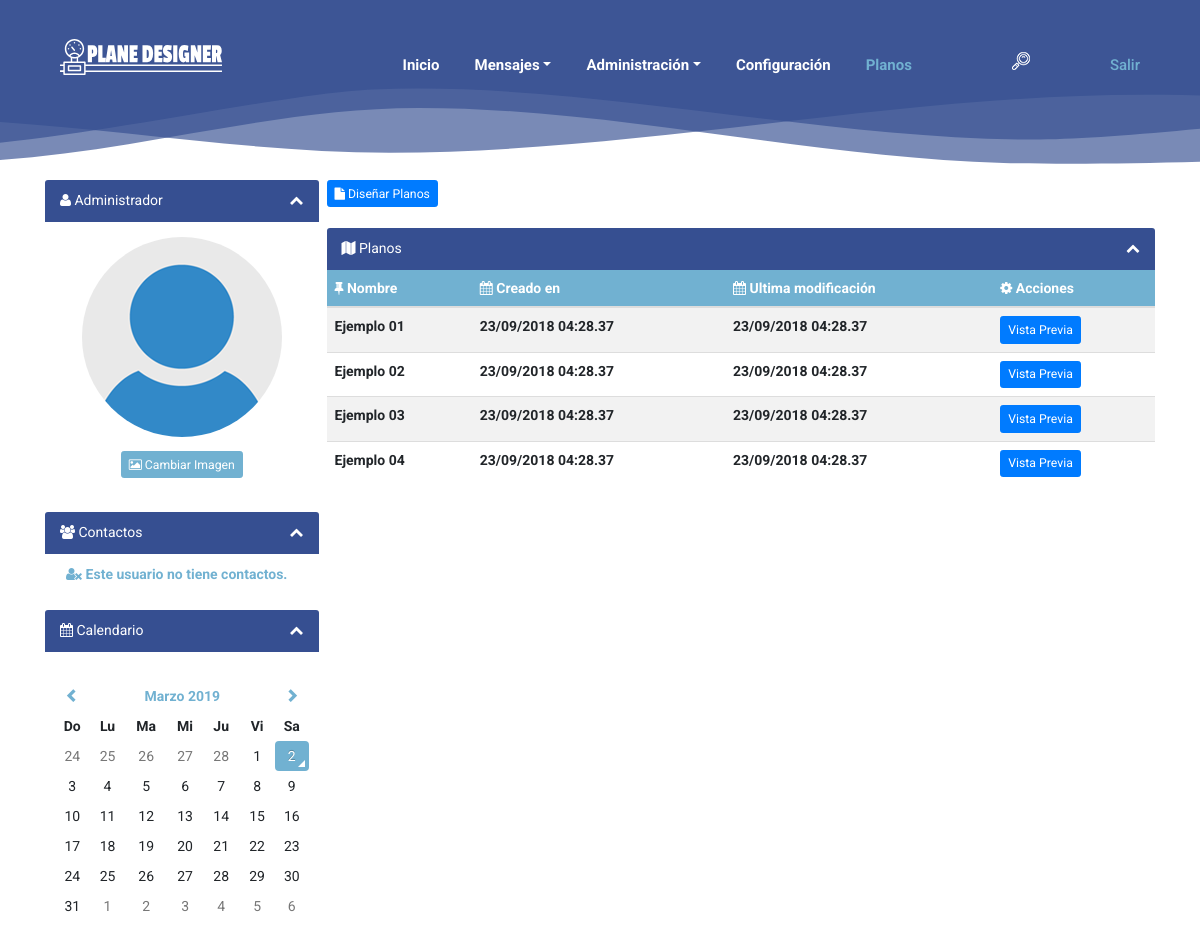
Screenshot of /php/sau-planos.php (signed in) with the database file from the repository.
### tables this page shows
CREATE TABLE IF NOT EXISTS `usuarios` (
  `idusuario` int(11) NOT NULL,
  `nombre` varchar(250) DEFAULT NULL,
  `apellido` varchar(250) DEFAULT NULL,
  `profile` varchar(250) DEFAULT NULL,
  `email` varchar(100) DEFAULT NULL,
  `password` varchar(250) DEFAULT NULL,
  `registro` date DEFAULT NULL,
  `permalink` varchar(250) DEFAULT NULL,
  `activo` int(11) DEFAULT NULL,
  `ranker` int(11) DEFAULT NULL
);

CREATE TABLE IF NOT EXISTS `draw` (
    `ident`       int unsigned                          NOT NULL auto_increment,
    `name`        varchar(128)                          NOT NULL,
    `data`        mediumtext                            NOT NULL,
    `image`       blob                                  NULL,
    `usuario`     int(11)                               NOT NULL,
    `ts_created`  int(11)                               NOT NULL,
    `ts_modified` int(11)                               NOT NULL,
    PRIMARY KEY (`ident`),
    UNIQUE INDEX (`name`),
    FOREIGN KEY (`usuario`) REFERENCES `usuarios`(`idusuario`) ON UPDATE CASCADE ON DELETE RESTRICT
) DEFAULT;

### php/sau-admin/sau-conexion.php (called while the page is built, shortened)
<?php
class Conexion {
    private static $instancia;
    private $dbh;
    private function __construct() {
        try {
            $this->dbh = new PDO('mysql:host='.HOST.';dbname='.DBNAME, DBUSER, DBPASSWORD);
            $this->dbh->exec("SET CHARACTER SET utf8");
        } catch (PDOException $e) {
            print "Error!: " . $e->getMessage();
            die();
        }
    }
    public function prepare($sql) {
        return $this->dbh->prepare($sql);
    }
    public static function singleton_conexion() {
        if (!isset(self::$instancia)) {
            self::$instancia = new $miclase;
        }
       return self::$instancia;
    }
}

### php/sau-includes/sau-functions.php (the view, shortened to what this page needs)
<?php
function getpreference($iduser){
    $conexion = Conexion::singleton_conexion();
    $SQL = "SELECT * FROM preferiences WHERE usuario = :usuario LIMIT 1";
    $sentence = $conexion -> prepare($SQL);
    $sentence -> bindParam(':usuario',$iduser, PDO::PARAM_STR);
    $sentence ->execute();
    $results = $sentence -> fetchAll();
    if (empty($results)) {
        getstyle(1);
    }else{
        foreach ($results as $key){
            saulanger($key['lang']);
            getstyle($key['theme']);
        }
    }
}
function getstyle($style){
    if($style == 1){
        echo'<link href="css/custom/sau-default.css" rel="stylesheet">';
    }elseif ($style == 2) {
        echo'<link href="css/custom/sau-blue.css" rel="stylesheet">';
    }elseif ($style == 3) {
        echo'<link href="css/custom/sau-black.css" rel="stylesheet">';
    }elseif ($style == 4) {
        echo'<link href="css/custom/sau-gray.css" rel="stylesheet">';
    }elseif ($style == 5) {
        echo'<link href="css/custom/sau-red.css" rel="stylesheet">';
    }
}
function getprofileimg($iduser){
    $conexion = Conexion::singleton_conexion();
    $SQL = "SELECT * FROM usuarios WHERE idusuario = :idusuario";
    $sentence = $conexion -> prepare($SQL);
    $sentence -> bindParam(':idusuario',$iduser, PDO::PARAM_INT);
    $sentence ->execute();
    $results = $sentence -> fetchAll();
    if (!empty($results)) {
        foreach ($results as $key){
            if($key['profile'] == 1){
                echo'<img class="profile-image" src="img/profile-normal.png">';
            }else{
                echo'<img class="profile-image" src="'.$key['profile'].'">';
            }
        }
    }
}
function thename($iduser){
    $conexion = Conexion::singleton_conexion();
    $SQL = "SELECT * FROM usuarios WHERE idusuario = :idusuario";
    $sentence = $conexion -> prepare($SQL);
    $sentence -> bindParam(':idusuario',$iduser, PDO::PARAM_INT);
    $sentence ->execute();
    $results = $sentence -> fetchAll();
    if (!empty($results)) {
        foreach ($results as $key){
            echo $key['nombre'].' '.$key['apellido'];
        }
    }
}
function mycontacs($iduser){
    $conexion = Conexion::singleton_conexion();
    $SQL = 'SELECT usuarios.profile AS profile, usuarios.nombre AS nombre, usuarios.apellido AS apellido, usuarios.permalink FROM contacts INNER JOIN usuarios ON usuarios.idusuario = contacts.contact WHERE contacts.fromcontact = :contact ORDER BY contacts.idcontacts DESC LIMIT 16';
    $sentence = $conexion -> prepare($SQL);
    $sentence -> bindParam(':contact', $iduser, PDO::PARAM_STR);
    $sentence -> execute();
    $resultado = $sentence -> fetchAll();
    if(empty($resultado)){
        echo '<div class="col-sm-12 text-center nocontacts"><i class="fa fa-user-times"></i> '.SAULANG26.'</div>';
    }
}
function planestable(){
    $conexion = Conexion::singleton_conexion();
    $SQL = 'SELECT ident,name,ts_created,ts_modified,usuario
        FROM draw
        WHERE usuario = :usuario';
    $sentence = $conexion -> prepare($SQL);
    $sentence -> bindParam(':usuario',$_SESSION['idusuario'], PDO::PARAM_INT);
    $sentence -> execute();
    $resultados = $sentence -> fetchAll();
    if(!empty($resultados)){
        foreach($resultados as $key){
            $created = date('d/m/Y h:i.s',$key['ts_created']);
            $modified = date('d/m/Y h:i.s',$key['ts_modified']);
            $urlencode=urlencode($key['name']);
            echo '
                <tr>
                <td>'.$key['name'].'</td>
                <td>'.$created.'</td>
                <td>'.$modified.'</td>
                <td><a class="btn btn-primary btn-sm" href="draft/rest/svg.php?file='.$urlencode.'"
                    onclick="window.open(\'draft/rest/svg.php?file='.$urlencode.'\',\'name\',\'width=800,height=600\'); return false;">Vista Previa</a></td>
                </tr>';
        }
    }else{
        echo '
        <tr><td colspan="4">No hay planos registrados.</td></tr>';
    }
}

### php/css/sau.css (style rules this page uses)
a,a:hover,a:focus,a:active { text-decoration: none; }
a,button { -moz-transition: all .2s ease-in; -o-transition: all .2s ease-in; -webkit-transition: all .2s ease-in; transition: all .2s ease-in; }
.profile-image { border-radius: 50%; }

### php/css/style.css (style rules this page uses)
* { margin: 0; padding: 0; }
body, html { font-family: 'Roboto', sans-serif; }
a, a:hover, a:focus, a:active { font-weight: 700; text-decoration: none; -webkit-transition-duration: 500ms; transition-duration: 500ms; }
img { max-width: 100%; height: auto; }

### php/css/custom/sau-default.css (style rules this page uses)
html { font-size: 14px; }
.nocontacts { color: #71B1D1; font-weight: bold; margin-bottom: 5px; }

### rows the page displays
usuarios: nombre "Administrador"
draw: name "Ejemplo 01", ts_created "23/09/2018 04:28.37", ts_modified "23/09/2018 04:28.37"
draw: name "Ejemplo 02", ts_created "23/09/2018 04:28.37", ts_modified "23/09/2018 04:28.37"
draw: name "Ejemplo 03", ts_created "23/09/2018 04:28.37", ts_modified "23/09/2018 04:28.37"
draw: name "Ejemplo 04", ts_created "23/09/2018 04:28.37", ts_modified "23/09/2018 04:28.37"

### other values shown
SAULANG1 "Inicio"
SAULANG3 "Mensajes"
SAULANGA "Administración"
SAULANG4 "Configuración"
SAULANG2 "Salir"
SAULANG7 "Cambiar Imagen"
SAULANG8 "Contactos"
SAULANG26 "Este usuario no tiene contactos."
SAULANG9 "Calendario"
